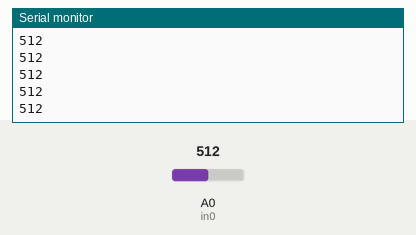
Recording of a sketch running on a simulated Arduino Uno, built with avr-gcc and run on an emulated ATmega328P. On the bench: the last lines printed to the serial monitor. The inputs (shaded band) are chosen by the test bench; at power-on: A0 (in0) = 512.

Above: at 1.2 s.
1.3 s: A0 (in0) set to 716
At 2.0 s:
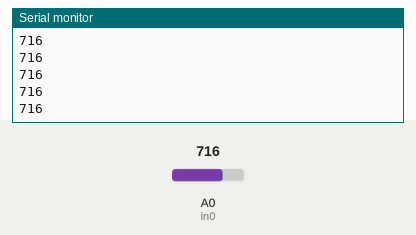
2.8 s: A0 (in0) set to 900
At 3.6 s:
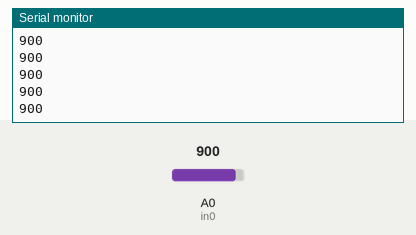
Timing chart, 0 to 5.8 s (numbered marks = the images above; inputs shaded):
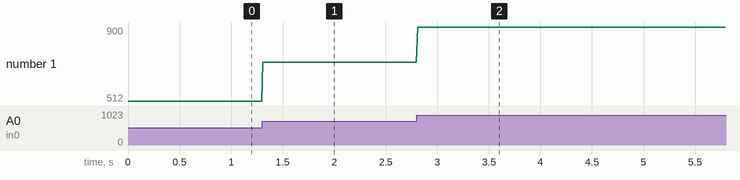

The sketch:

sensor_test.ino
```cpp
int in0 = A0;                          // 센서값을 아나로그 A0핀 설정
int in1 = A1;
int in2 = A2;

void setup() {
  Serial.begin(115200);                           // 시리얼 통신 설정 (보드레이트 9600)
}

void loop(){

  int sensor0 = analogRead(in0);     // 센서값을 아나로그로 읽어 value 변수에 저장
  Serial.println(sensor0);                           // 센서값을 시리얼 모니터에 출력
  delay(10);                                         // 0.01초의 딜레이

}
```

Measured:
- after the input at 1.3 s, the serial monitor: prints a new line at once (image 1)
- after the input at 2.8 s, the serial monitor: prints a new line at once (image 2)
- plotted number 1: 512 → 716 after the input at 1.3 s, 716 → 900 after the input at 2.8 s
